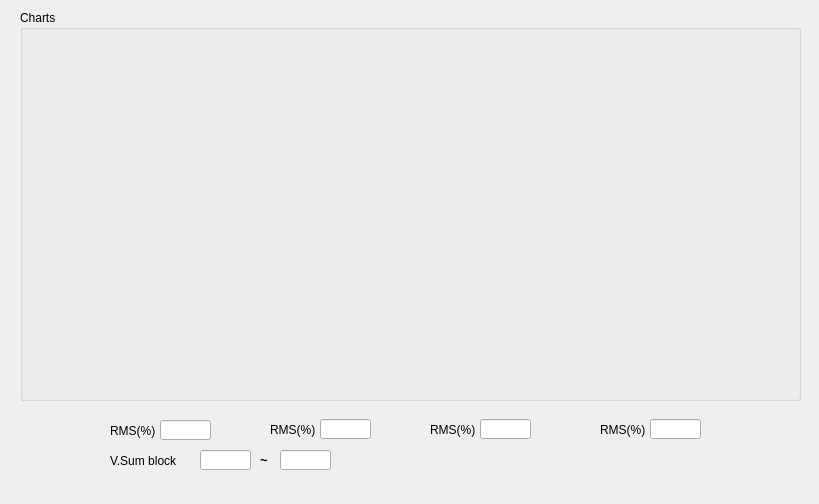
<?xml version="1.0" encoding="UTF-8"?>
<ui version="4.0">
 <class>Form</class>
 <widget class="QWidget" name="Form">
  <property name="geometry">
   <rect>
    <x>0</x>
    <y>0</y>
    <width>819</width>
    <height>504</height>
   </rect>
  </property>
  <property name="windowTitle">
   <string>Form</string>
  </property>
  <widget class="QLabel" name="label_10">
   <property name="geometry">
    <rect>
     <x>110</x>
     <y>420</y>
     <width>51</width>
     <height>21</height>
    </rect>
   </property>
   <property name="font">
    <font>
     <pointsize>9</pointsize>
    </font>
   </property>
   <property name="text">
    <string>RMS(%)</string>
   </property>
  </widget>
  <widget class="QLineEdit" name="lineEdit_3RMS1">
   <property name="geometry">
    <rect>
     <x>160</x>
     <y>420</y>
     <width>51</width>
     <height>20</height>
    </rect>
   </property>
  </widget>
  <widget class="QLineEdit" name="lineEdit_3RMS2">
   <property name="geometry">
    <rect>
     <x>320</x>
     <y>419</y>
     <width>51</width>
     <height>20</height>
    </rect>
   </property>
  </widget>
  <widget class="QLabel" name="label_11">
   <property name="geometry">
    <rect>
     <x>270</x>
     <y>419</y>
     <width>51</width>
     <height>21</height>
    </rect>
   </property>
   <property name="font">
    <font>
     <pointsize>9</pointsize>
    </font>
   </property>
   <property name="text">
    <string>RMS(%)</string>
   </property>
  </widget>
  <widget class="QLineEdit" name="lineEdit_3RMS4">
   <property name="geometry">
    <rect>
     <x>650</x>
     <y>419</y>
     <width>51</width>
     <height>20</height>
    </rect>
   </property>
  </widget>
  <widget class="QLineEdit" name="lineEdit_3RMS3">
   <property name="geometry">
    <rect>
     <x>480</x>
     <y>419</y>
     <width>51</width>
     <height>20</height>
    </rect>
   </property>
  </widget>
  <widget class="QLabel" name="label_12">
   <property name="geometry">
    <rect>
     <x>430</x>
     <y>419</y>
     <width>51</width>
     <height>21</height>
    </rect>
   </property>
   <property name="font">
    <font>
     <pointsize>9</pointsize>
    </font>
   </property>
   <property name="text">
    <string>RMS(%)</string>
   </property>
  </widget>
  <widget class="QLabel" name="label_13">
   <property name="geometry">
    <rect>
     <x>600</x>
     <y>419</y>
     <width>51</width>
     <height>21</height>
    </rect>
   </property>
   <property name="font">
    <font>
     <pointsize>9</pointsize>
    </font>
   </property>
   <property name="text">
    <string>RMS(%)</string>
   </property>
  </widget>
  <widget class="QLineEdit" name="lineEdit_3VS1">
   <property name="geometry">
    <rect>
     <x>200</x>
     <y>450</y>
     <width>51</width>
     <height>20</height>
    </rect>
   </property>
   <property name="text">
    <string/>
   </property>
  </widget>
  <widget class="QLabel" name="label_14">
   <property name="geometry">
    <rect>
     <x>110</x>
     <y>450</y>
     <width>71</width>
     <height>21</height>
    </rect>
   </property>
   <property name="font">
    <font>
     <pointsize>9</pointsize>
    </font>
   </property>
   <property name="text">
    <string>V.Sum block</string>
   </property>
  </widget>
  <widget class="QLabel" name="label_15">
   <property name="geometry">
    <rect>
     <x>260</x>
     <y>450</y>
     <width>21</width>
     <height>21</height>
    </rect>
   </property>
   <property name="font">
    <font>
     <pointsize>10</pointsize>
     <weight>75</weight>
     <bold>true</bold>
    </font>
   </property>
   <property name="text">
    <string>~</string>
   </property>
  </widget>
  <widget class="QLineEdit" name="lineEdit_3VS2">
   <property name="geometry">
    <rect>
     <x>280</x>
     <y>450</y>
     <width>51</width>
     <height>20</height>
    </rect>
   </property>
   <property name="text">
    <string/>
   </property>
  </widget>
  <widget class="QGroupBox" name="groupBox">
   <property name="geometry">
    <rect>
     <x>20</x>
     <y>10</y>
     <width>781</width>
     <height>391</height>
    </rect>
   </property>
   <property name="title">
    <string>Charts</string>
   </property>
  </widget>
  <zorder>label_15</zorder>
  <zorder>label_14</zorder>
  <zorder>label_12</zorder>
  <zorder>label_11</zorder>
  <zorder>lineEdit_3RMS2</zorder>
  <zorder>lineEdit_3VS2</zorder>
  <zorder>lineEdit_3RMS4</zorder>
  <zorder>lineEdit_3VS1</zorder>
  <zorder>lineEdit_3RMS3</zorder>
  <zorder>lineEdit_3RMS1</zorder>
  <zorder>label_13</zorder>
  <zorder>label_10</zorder>
  <zorder>groupBox</zorder>
 </widget>
 <resources/>
 <connections/>
 <slots>
  <slot>get_3VS_left()</slot>
  <slot>get_3VS_right()</slot>
 </slots>
</ui>
